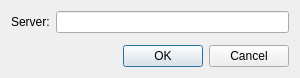
<?xml version="1.0" encoding="UTF-8"?>
<ui version="4.0">
 <class>SettingsDialog</class>
 <widget class="QDialog" name="SettingsDialog">
  <property name="geometry">
   <rect>
    <x>0</x>
    <y>0</y>
    <width>300</width>
    <height>78</height>
   </rect>
  </property>
  <property name="windowTitle">
   <string>Settings</string>
  </property>
  <layout class="QVBoxLayout" name="verticalLayout">
   <item>
    <layout class="QFormLayout" name="m_formLayout">
     <item row="0" column="0">
      <widget class="QLabel" name="m_serverLabel">
       <property name="text">
        <string>Server:</string>
       </property>
       <property name="buddy">
        <cstring>m_server</cstring>
       </property>
      </widget>
     </item>
     <item row="0" column="1">
      <widget class="QLineEdit" name="m_server"/>
     </item>
    </layout>
   </item>
   <item>
    <widget class="QDialogButtonBox" name="m_buttonBox">
     <property name="orientation">
      <enum>Qt::Horizontal</enum>
     </property>
     <property name="standardButtons">
      <set>QDialogButtonBox::Cancel|QDialogButtonBox::Ok</set>
     </property>
    </widget>
   </item>
  </layout>
 </widget>
 <tabstops>
  <tabstop>m_server</tabstop>
  <tabstop>m_buttonBox</tabstop>
 </tabstops>
 <resources/>
 <connections>
  <connection>
   <sender>m_buttonBox</sender>
   <signal>accepted()</signal>
   <receiver>SettingsDialog</receiver>
   <slot>accept()</slot>
   <hints>
    <hint type="sourcelabel">
     <x>205</x>
     <y>56</y>
    </hint>
    <hint type="destinationlabel">
     <x>157</x>
     <y>77</y>
    </hint>
   </hints>
  </connection>
  <connection>
   <sender>m_buttonBox</sender>
   <signal>rejected()</signal>
   <receiver>SettingsDialog</receiver>
   <slot>reject()</slot>
   <hints>
    <hint type="sourcelabel">
     <x>205</x>
     <y>62</y>
    </hint>
    <hint type="destinationlabel">
     <x>214</x>
     <y>77</y>
    </hint>
   </hints>
  </connection>
 </connections>
</ui>
